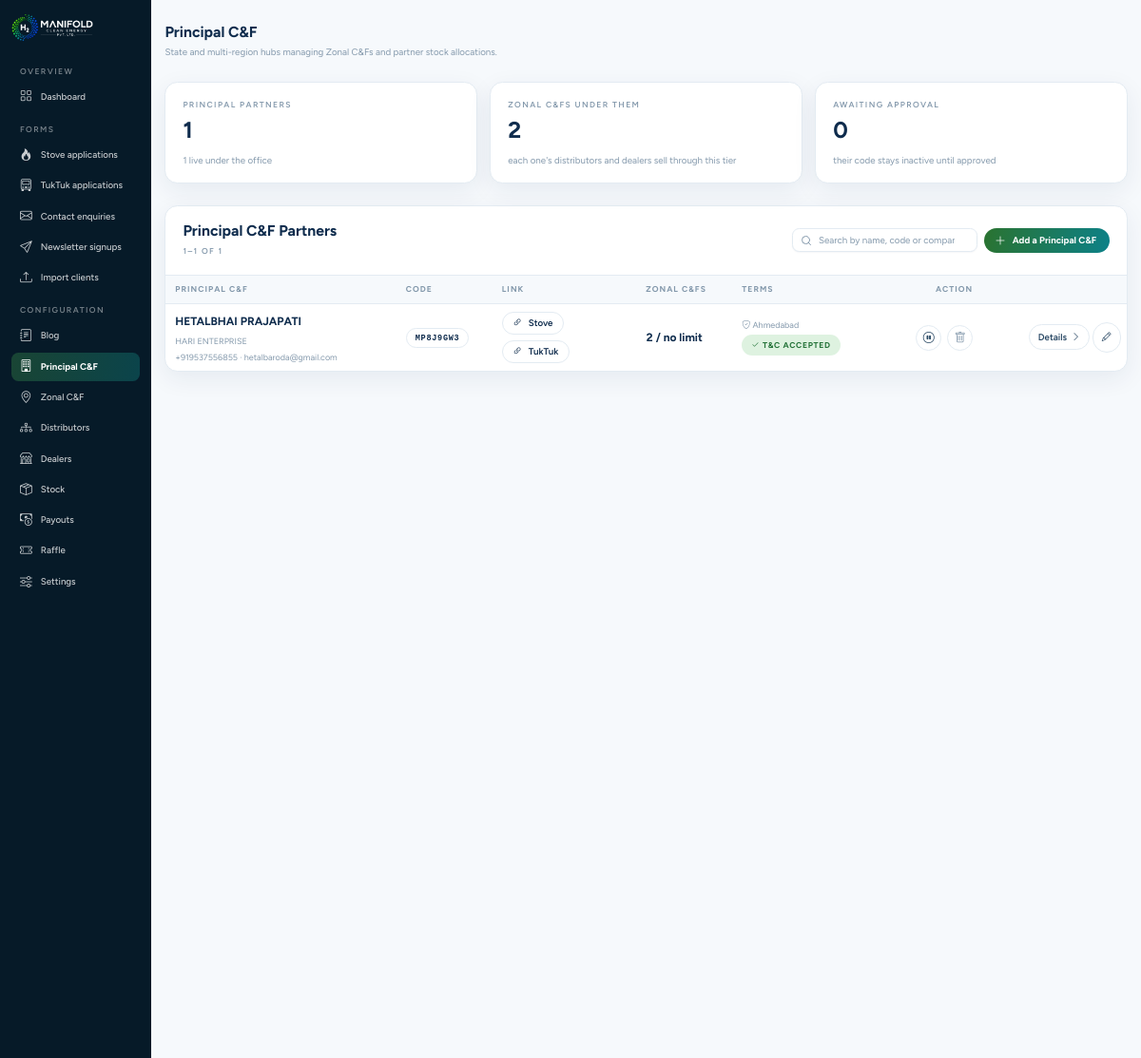
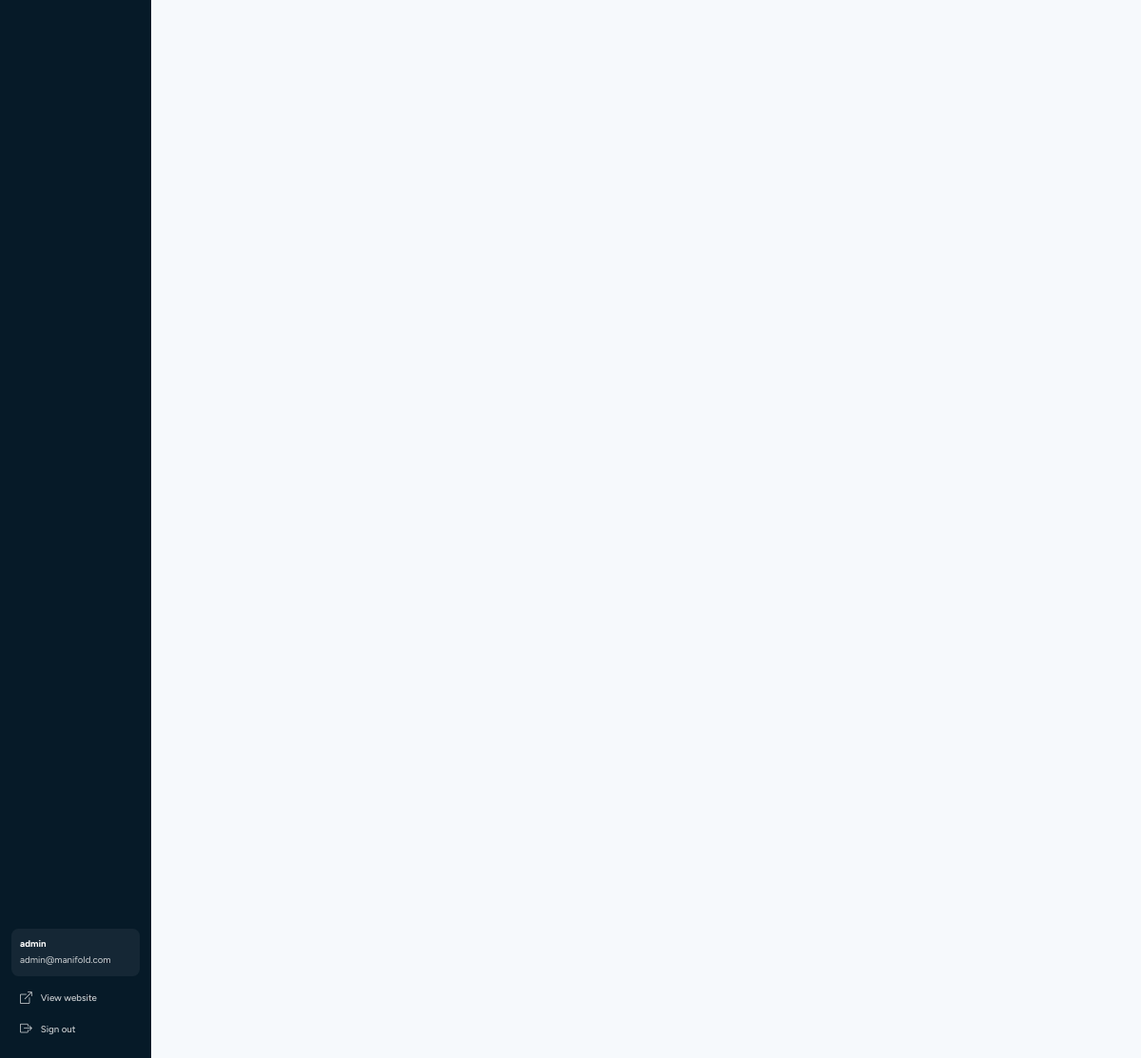
The page /admin/principal-cf.php (signed in) on the database its author committed (2 pictures, top to bottom).
### tables this page shows
CREATE TABLE `principal_cf` (
  `id` int(10) UNSIGNED NOT NULL,
  `principal_code` varchar(20) DEFAULT NULL,
  `approval_status` enum('pending','approved','rejected') NOT NULL DEFAULT 'approved',
  `full_name` varchar(160) NOT NULL,
  `company` varchar(160) DEFAULT NULL,
  `email` varchar(190) DEFAULT NULL,
  `mobile_number` varchar(30) DEFAULT NULL,
  `alt_mobile_number` varchar(30) DEFAULT NULL,
  `address` varchar(255) DEFAULT NULL,
  `city` varchar(120) DEFAULT NULL,
  `state` varchar(120) DEFAULT NULL,
  `pin_code` varchar(20) DEFAULT NULL,
  `pan_number` varchar(20) DEFAULT NULL,
  `gst_number` varchar(30) DEFAULT NULL,
  `bank_name` varchar(120) DEFAULT NULL,
  `bank_account` varchar(60) DEFAULT NULL,
  `bank_ifsc` varchar(20) DEFAULT NULL,
  `upi_id` varchar(120) DEFAULT NULL,
  `note` text DEFAULT NULL,
  `is_active` tinyint(1) NOT NULL DEFAULT 1,
  `terms_accepted` tinyint(1) NOT NULL DEFAULT 0,
  `terms_accepted_at` datetime DEFAULT NULL,
  `decided_at` datetime DEFAULT NULL,
  `decided_by_label` varchar(160) DEFAULT NULL,
  `created_by` int(10) UNSIGNED DEFAULT NULL,
  `commission_rate` decimal(5,2) DEFAULT NULL,
  `created_at` datetime NOT NULL DEFAULT current_timestamp(),
  `updated_at` datetime NOT NULL DEFAULT current_timestamp() ON UPDATE current_timestamp(),
  `max_children` int(10) UNSIGNED DEFAULT NULL
);

### admin/principal-cf.php (the view, shortened to what the rows shown need)
<?php
require_once __DIR__ . '/lib.php';
$user       = require_login();
$pageTitle  = 'Principal C&F';
$whereClause = '';
$pCount = (int) db()->query('SELECT COUNT(*) FROM principal_cf' . $whereClause)->fetchColumn();
$paging = paged($pCount, $_GET['page'] ?? 1);
$principals = db()->query(
    'SELECT principal_cf.*,
            (SELECT COUNT(*) FROM zonal_cf z WHERE z.principal_cf_id = principal_cf.id) AS zonal_count
       FROM principal_cf'
      . $whereClause . '
      ORDER BY is_active DESC, full_name
      LIMIT ' . LIST_PER_PAGE . ' OFFSET ' . $paging['offset']
)->fetchAll();
require __DIR__ . '/partials/layout-top.php';
?>
<div data-live-list data-live-quiet>
<div class="panel">
  <div class="panel__head">
    <div class="panel__head-text">
      <h2>Principal C&amp;F Partners</h2>
    </div>
  </div>
<div class="table-wrap">
  <table class="data-table data-table--dealers data-table--stack">
    <colgroup>
    </colgroup>
    <thead>
      <tr>
        <th>Principal C&amp;F</th>
        <th>Code</th>
        <th>Link</th>
        <th>Zonal C&amp;Fs</th>
        <th>Terms</th>
        <th class="th-actions">Action</th>
        <th></th>
      </tr>
    </thead>
    <tbody>
      <?php foreach ($principals as $p): ?>
        <?php $pId = (int) $p['id']; ?>
        <tr>
          <td data-lead>
            <div class="cell-stack">
              <strong><?= e($p['full_name']) ?></strong>
              <?php if ($p['company']): ?>
                <span class="cell-sub"><?= e($p['company']) ?></span>
              <?php endif; ?>
              <span class="cell-sub">
                <?php if ($p['mobile_number']): ?><?= e($p['mobile_number']) ?> · <?php endif; ?><?= e($p['email'] ?: 'no email') ?>
              </span>
            </div>
          </td>
          <td data-label="Code"><span class="drawer__code"><?= e($p['principal_code'] ?: 'MP••••••') ?></span></td>
          <td data-block="Apply links">
            <div class="copy-links">
              <?php if (!empty($p['principal_code'])): ?>
                <?php foreach (['stove' => 'Stove', 'tuktuk' => 'TukTuk'] as $product => $label): ?>
                  <?php $link = referral_link((string) $p['principal_code'], $product); ?>
                  <button type="button" class="btn btn--ghost btn--sm" data-copy="<?= e($link) ?>"
                          title="Copy the <?= e($label) ?> apply link">
                    <i class="bi bi-link-45deg" aria-hidden="true"></i> <?= e($label) ?>
                  </button>
                <?php endforeach; ?>
              <?php else: ?>
                <span class="field-hint">Awaiting approval</span>
              <?php endif; ?>
            </div>
          </td>
          <td class="td-amount" data-label="Zonal C&amp;Fs">
            <strong><?= e(child_cap_usage('principal_cf', $pId)) ?></strong>
          </td>
          <td data-label="Terms">
            <div class="cell-stack">
              <span class="cell-sub"><i class="bi bi-shield-check"></i> Ahmedabad</span>
              <?php if (!empty($p['terms_accepted'])): ?>
                <span class="pill pill--good"><i class="bi bi-check2"></i> T&amp;C Accepted</span>
              <?php else: ?>
                <span class="pill pill--warning">T&amp;C Pending</span>
              <?php endif; ?>
            </div>
          </td>
          <td data-block="Actions">
            <div class="row-actions">
              <?php if (($p['approval_status'] ?? '') === 'pending'): ?>
                <form method="post">
                  <?= csrf_field() ?>
                  <input type="hidden" name="id" value="<?= $pId ?>">
                  <button type="submit" name="action" value="approve_principal"
                          class="icon-btn is-accept" title="Approve <?= e($p['full_name']) ?>">
                    <i class="bi bi-check-lg" aria-hidden="true"></i>
                    <span class="visually-hidden">Approve <?= e($p['full_name']) ?></span>
                  </button>
                </form>
                <form method="post"
                      data-confirm="Turn down <?= e($p['full_name']) ?>? Their code stays inactive.">
                  <?= csrf_field() ?>
                  <input type="hidden" name="id" value="<?= $pId ?>">
                  <button type="submit" name="action" value="reject_principal"
                          class="icon-btn is-reject" title="Turn down <?= e($p['full_name']) ?>">
                    <i class="bi bi-x-lg" aria-hidden="true"></i>
                    <span class="visually-hidden">Turn down <?= e($p['full_name']) ?></span>
                  </button>
                </form>
              <?php else: ?>
                <form method="post">
                  <button type="submit" name="action" value="toggle"
                          class="icon-btn <?= $p['is_active'] ? 'is-reject' : 'is-accept' ?>"
                          title="<?= $p['is_active']
                              ? 'Stop this Principal C&F — their code stops booking commission'
                              : 'Start this Principal C&F again' ?>">
                    <i class="bi <?= $p['is_active'] ? 'bi-pause-circle' : 'bi-play-circle' ?>"
                       aria-hidden="true"></i>
                  </button>
                </form>
              <?php endif; ?>
              <form method="post"
                    data-confirm="Delete <?= e($p['full_name']) ?>? Only possible once no Zonal C&Fs report to them.">
                <button type="submit" name="action" value="delete" class="icon-btn is-delete" title="Delete">
                  <i class="bi bi-trash" aria-hidden="true"></i>
                </button>
              </form>
            </div>
          </td>
          <td class="td-actions" data-block="Details &amp; edit">
            <button type="button" class="row-toggle" data-drawer="detail-principal_cf-<?= $pId ?>"
                    data-drawer-url="drawer.php?kind=principal_cf&amp;id=<?= $pId ?>"
                    data-title="<?= e($p['full_name']) ?>"
                    data-code="<?= e((string) $p['principal_code']) ?>"
                    data-meta="Principal C&amp;F · added <?= e(format_datetime($p['created_at'])) ?>"
                    data-status="<?= $p['is_active'] ? 'accepted' : 'rejected' ?>"
                    data-status-label="<?= $p['is_active'] ? 'Active' : 'Stopped' ?>">
              Details <i class="bi bi-chevron-right" aria-hidden="true"></i>
            </button>
            <a href="?edit=<?= $pId ?>" class="row-toggle" title="Edit details">
              <i class="bi bi-pencil" aria-hidden="true"></i>
            </a>
          </td>
        </tr>
      <?php endforeach; ?>
    </tbody>
  </table>
</div>
</div>
</div>
<?php require __DIR__ . '/partials/layout-bottom.php'; ?>

### admin/partials/layout-top.php (shortened to what the rows shown need)
<!DOCTYPE html>
<html lang="en">
<head>
<link rel="stylesheet" href="<?= SITE_URL ?>/assets/vendor/figtree/figtree.css">
<link rel="stylesheet" href="<?= SITE_URL ?>/assets/vendor/bootstrap-icons/font/bootstrap-icons.min.css">
<link rel="stylesheet" href="<?= asset_url('assets/admin.css') ?>">
<link rel="stylesheet" href="<?= SITE_URL ?>/assets/css/datepicker.css">
</head>
<body>
<div class="shell">
  <aside class="sidebar">
    <div class="sidebar__foot">
      <p class="sidebar__user">
        <strong><?= e($user['name']) ?></strong>
        <?= e($user['email']) ?>
      </p>
    </div>
  </aside>
  <main class="main" id="main">
    <div class="topbar">
      <div>
        <h1><?= e($pageTitle) ?></h1>
      </div>
    </div>

### rows shown on the page
principal_cf: decided_by_label "admin", full_name "HETALBHAI PRAJAPATI", company "HARI ENTERPRISE", mobile_number "+919537556855", email "hetalbaroda@gmail.com", principal_code "MP8J9GW3", label "Stove", label "TukTuk", pId "2 / no limit", terms_accepted 1 (drawn), is_active 1 (drawn)

### other values the page prints
$sidebarConfig['label'] "Stove applications"
$sidebarConfig['label'] "TukTuk applications"
$sidebarConfig['label'] "Contact enquiries"
$sidebarConfig['label'] "Newsletter signups"
$user['email'] "admin@manifold.com"
$pageTitle "Principal C&F"
$pageLead "State and multi-region hubs managing Zonal C&Fs and partner stock allocations."
$tier['total'] "1"
$tier['live'] "1"
$tierZonals "2"
$tier['pending'] "0"
$paging['from'] "1"
$paging['to'] "1"
$paging['total'] "1"
